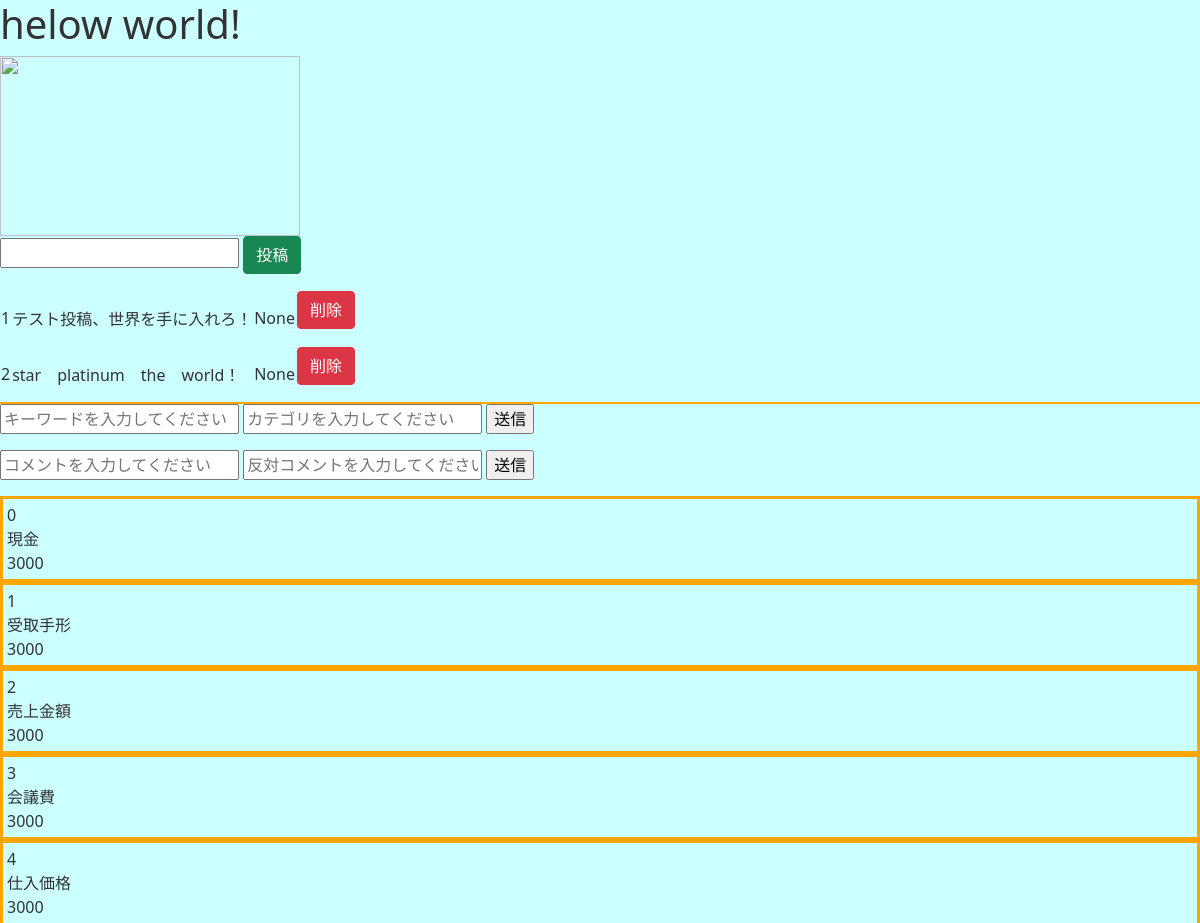
Before: / (upper part) with the older database file.
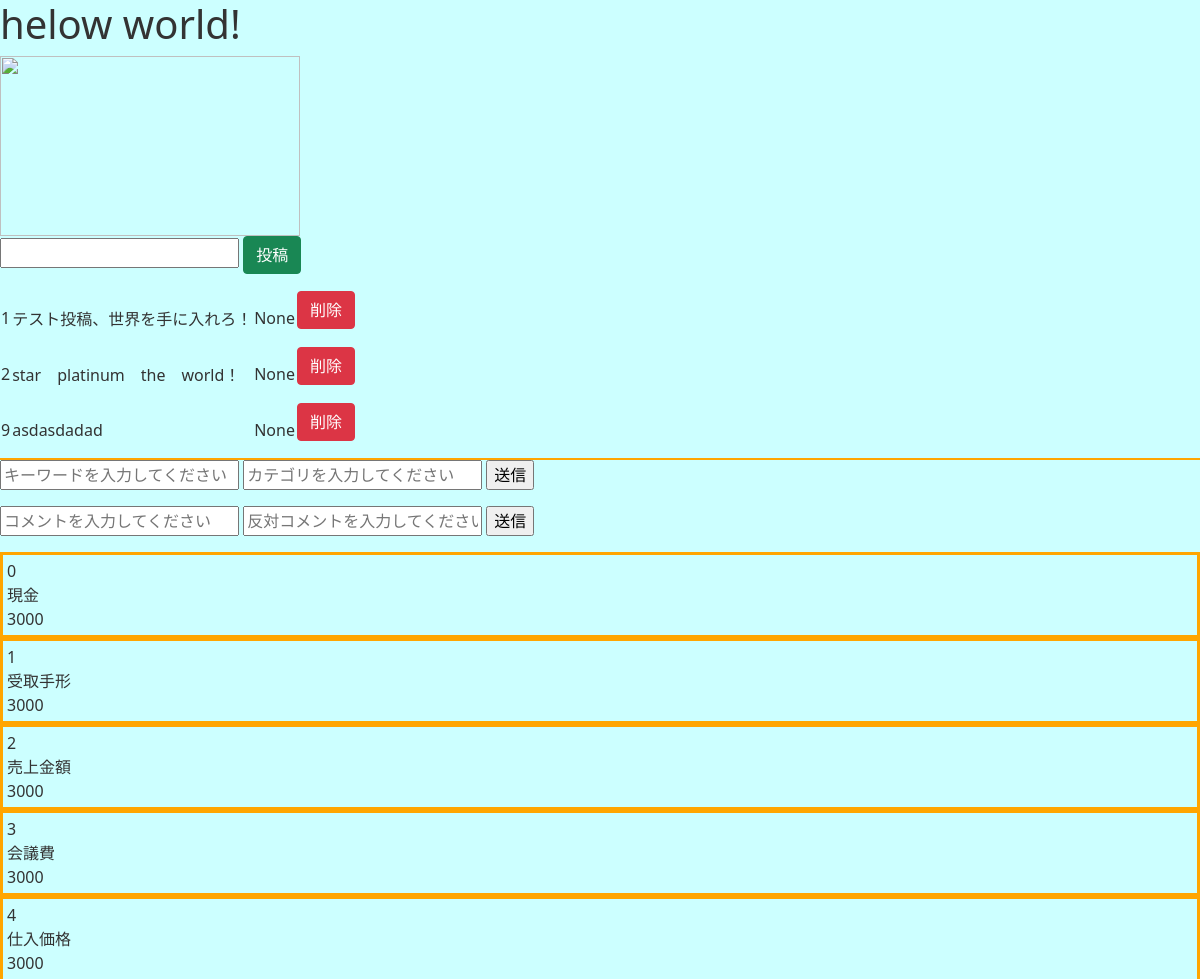
After: the same page with the newer database file.
### bbs/models.py (models this page shows, shortened)
class Topic(models.Model):
    class Meta:
        db_table = "topic"
    comment = models.CharField(verbose_name="コメント", max_length=2000)
    title = models.TextField(verbose_name="タイトル", null=True)
    price = models.IntegerField(verbose_name="金額", null=True)

### bbs/views.py (the view, shortened to what this page needs)
class BbsView(View):
    def get(self, request, *args, **kwargs):
        topics = Topic.objects.all()
        if "search" in request.GET:
            print(request.GET["search"])
        chobos = [
            {"id": "0", "title": "現金", "price": "3000"},
            {"id": "1", "title": "受取手形", "price": "3000"},
            {"id": "2", "title": "売上金額", "price": "3000"},
            {"id": "3", "title": "会議費", "price": "3000"},
            {"id": "4", "title": "仕入価格", "price": "3000"},
            {"id": "5", "title": "研究開発費", "price": "3000"},
            {"id": "6", "title": "福利厚生費", "price": "3000"},
            {"id": "7", "title": "家賃", "price": "3000"},
            {"id": "8", "title": "広告宣伝費", "price": "3000"},
            {"id": "9", "title": "通信費", "price": "3000"},
            {"id": "A", "title": "交通費", "price": "3000"},
            {"id": "B", "title": "接待交際費", "price": "3000"},
            {"id": "C", "title": "消費税", "price": "3000"},
            {"id": "D", "title": "印税", "price": "3000"},
            {"id": "E", "title": "法人税", "price": "3000"},
            {"id": "F", "title": "残高", "price": "3000"},
        ]
        context = {"chobos":chobos,
                   "topics":topics}
        return render(request,"bbs/index.html",context)

### templates/bbs/index.html (shortened to what this page needs)
{% load static %}
<html>
<head>
    <link href="https://cdn.jsdelivr.net/npm/bootstrap@5.0.0-beta1/dist/css/bootstrap.min.css" rel="stylesheet">
    <link rel="stylesheet" href="{% static 'bbs/css/style.css' %}">
</head>
<body>
<h1>helow world!</h1>
<img class="example1" src="{% static 'bbs/img/cat.jpeg' %}">
<form action="" method="post">
    <input type="text" name="comment">
    <input class="btn btn-success" type="submit" value="投稿">
</form>
{% if topics %}
<table>
    {% for topic in topics %}
    <tr>
        <td>{{ topic.id }}</td>
        <td>{{ topic.comment }}</td>
        <td>{{ topic.price }}</td>
        <td>
            <form action="{% url 'bbs:delete' topic.id %}" method="POST">
                <input class="btn btn-danger" type="submit" value="削除">
            </form>
        </td>
    </tr>
    {% endfor %}
</table>
{% endif %}
<div style="border:solid 1px orange;">
</div>
<form action="" method="GET">
    <input type="text" name="search" placeholder="キーワードを入力してください">
    <input type="text" name="category" placeholder="カテゴリを入力してください">
    <input type="submit" value="送信">
</form>
<form action="" method="POST">
    <input type="text" name="comment" placeholder="コメントを入力してください">
    <input type="text" name="anti" placeholder="反対コメントを入力してください">
    <input type="submit" value="送信">
</form>
{% for chobo in chobos %}
<div style="border:solid 0.2rem orange; padding:0.25rem;">
<div>{{ chobo.id }}</div>
<div>{{ chobo.title }}</div>
<div>{{ chobo.price }}</div>
</div>
{% endfor %}
</body>
</html>

Changed rows visible on the page:
added Topic: id "9", comment "asdasdadad", price "None"
